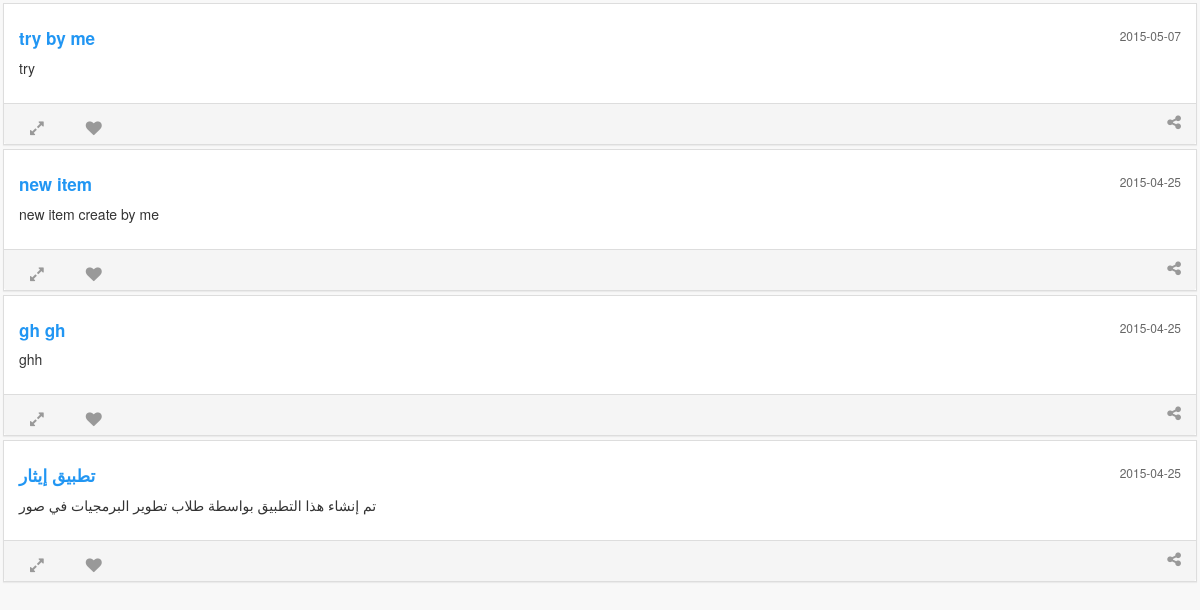
Before: /appactivitesconntents/itemlist.php with the older database file.
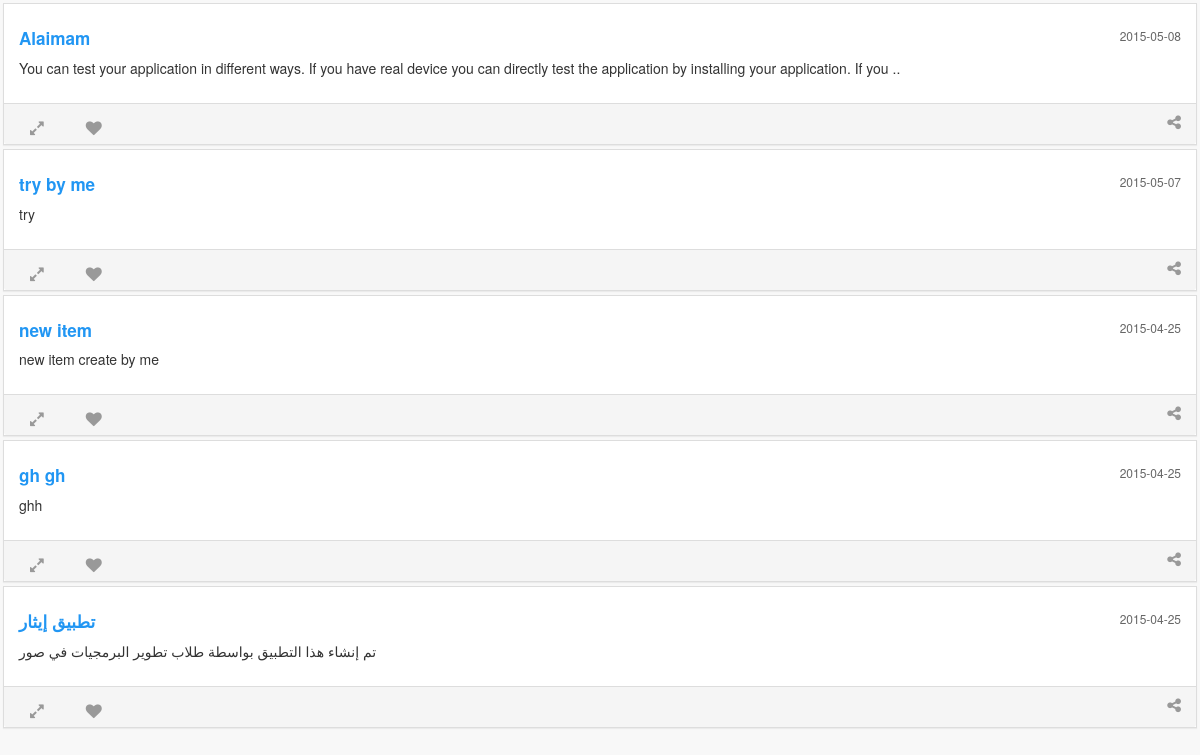
After: the same page with the newer database file.
### tables this page shows
CREATE TABLE IF NOT EXISTS `item` (
`item_id` int(11) NOT NULL,
  `item_type` int(11) NOT NULL,
  `item_admin_creator` int(11) NOT NULL,
  `item_place` int(11) NOT NULL,
  `item_name` varchar(45) NOT NULL,
  `item_add_date` timestamp NOT NULL DEFAULT CURRENT_TIMESTAMP,
  `item_description` text NOT NULL,
  `status_view` int(11) NOT NULL DEFAULT '1' COMMENT '1 is disaplay for all\n0 is no',
  `item_last_update` timestamp NULL DEFAULT NULL
);

### appactivitesconntents/server/appdboperations.php (called while the page is built, shortened)
<?php
class appdboperations {
     public static function getItemsList($limit = 25) {
        try {
            $dbh = new PDO("mysql:host=" . DB_HOST . ";dbname=" . DB_NAME . "", DB_USERNAME, DB_PASSWORD, array(PDO::MYSQL_ATTR_INIT_COMMAND => "SET NAMES 'utf8'"));
            $sql = "SELECT
                    item.item_id,
                    item.item_name,
                    DATE(item.item_add_date) AS adddate,
                    item.item_description
                  FROM item
                  WHERE item.status_view = 1
                  ORDER BY adddate DESC
                  LIMIT " . intval($limit);
            $data = array();
            $stmt = $dbh->prepare($sql);
            $stmt->bindParam(":id", $placeid, PDO::PARAM_INT);
            $stmt->execute();
            $result = $stmt->fetchAll(PDO::FETCH_ASSOC);
            foreach ($result as $row) {
                $item = array();
                $item["id"] = $row["item_id"];
                $item["name"] = $row["item_name"];
                $item["description"] = $row["item_description"];
                $item["date"] = $row["adddate"];
                array_push($data, $item);
            }
            return $data;
        } catch (PDOException $e) {
            echo $e->getMessage();
        }
    }
}

### appactivitesconntents/itemlist.php (the view, shortened to what this page needs)
<?php
include_once './server/appdboperations.php';
?>
<html>
    <head>
        <link href="css/main.css" rel="stylesheet" type="text/css"/>
    </head>
    <body >
        <section class="main-places-section">
            <?php
            $itemlist = appdboperations::getItemsList(250);
            foreach ($itemlist as $item) {
                ?>
                <div class="place-card">
                    <div class="panel panel-default" >
                        <div class="panel-body">
                            <h4>
                                <span  id="place-title"><?php
                                    echo $item["name"];
                                    ?></span>
                                <span id="place-add-date"><?php echo $item["date"]; ?></span>
                            </h4>
                            <div id="place-main-area">
                                <p><?php echo (strlen($item["description"]) > 150) ? substr($item["description"], 0, 150) . ".." : $item["description"]; ?></p>
                            </div>
                        </div>
                        <div class="panel-footer">
                            <a href="*openitem~<?php echo $item["id"]; ?>~<?php echo $item["name"]; ?>" class="btn btn-sm" style="float: left; margin-right: 20px"><i class="fa fa-expand card-icon"></i></a>
                            <a class="btn btn-sm" style="float: left;"><i class="fa fa-heart card-icon"></i></a>
                            <a href="*share~this item comming from my app id = <?php echo $item["id"]; ?>" class="waves-effect btn-flat" style="float: right;"><i class="fa fa-share-alt card-icon"></i></a>
                            <br>
                        </div>
                    </div>
                </div>
                <?php
            }
            ?>
        </section>
    </body>
</html>

Changed rows visible on the page:
added item: item_name "Alaimam", date "2015-05-08", item_description "You can test your application in different ways. If you have real device you can directly test the application by installing your application. If you"
